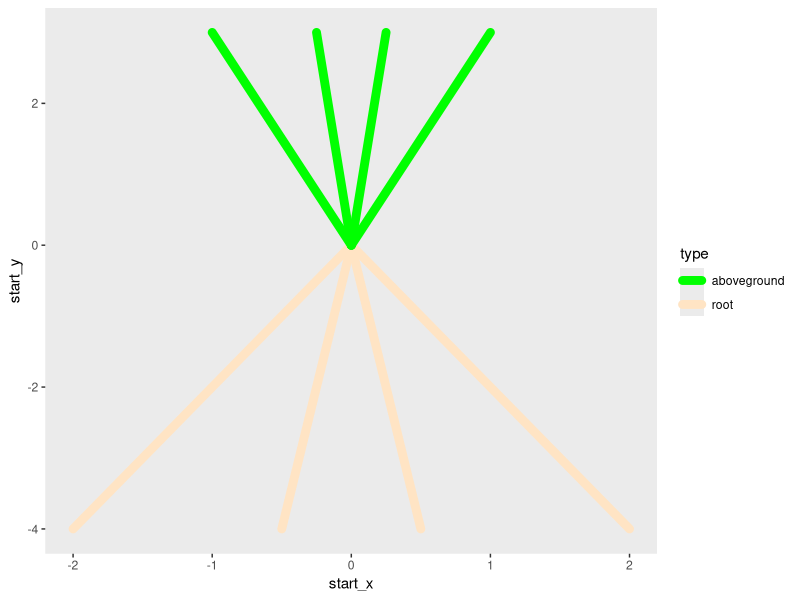

Source code (R):
library(tidyverse)

roots <- tibble(type = rep(c("root", "aboveground"), each = 4),
                start_x = rep(0, times = 8),
                end_x = c(-2, -0.5, 0.5, 2, -1, -0.25, 0.25, 1),
                start_y = rep(0, times = 8),
                end_y = rep(c(-4, 3), each = 4))
                
ggplot(roots) +
  geom_segment(aes(x = start_x, xend = end_x,
                   y = start_y, yend = end_y,
                   colour = type),
               size = 3, lineend = "round") +
  scale_colour_manual(values = c("green", "bisque1")) +
  theme(panel.grid = element_blank())
